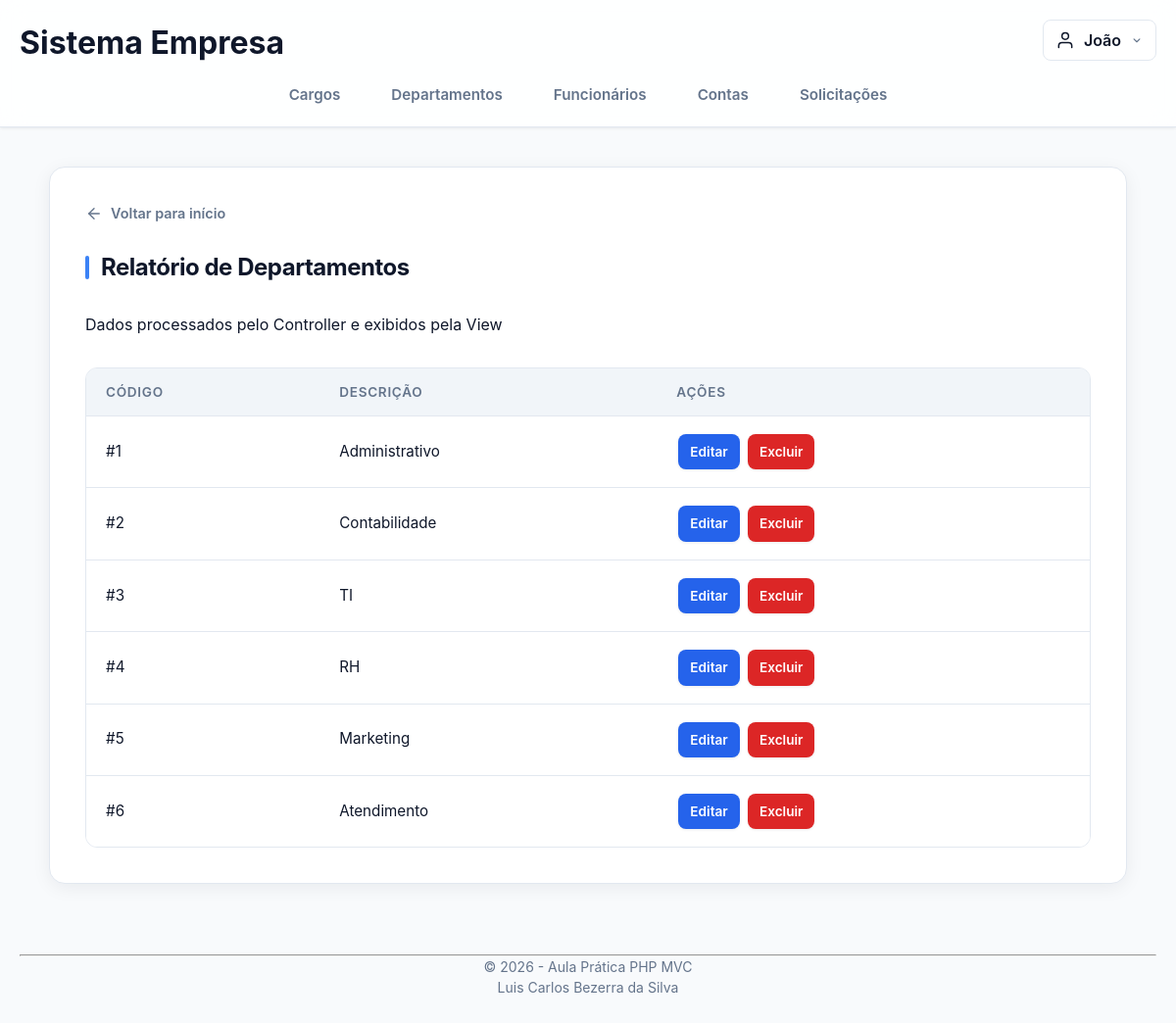
The app's page /index.php?action=listaDep (signed in) with its own data.
### tables this page shows
CREATE TABLE dboDepartamento (
    codDepartamento INT AUTO_INCREMENT PRIMARY KEY,
    nomeDepartamento VARCHAR(50) NOT NULL
);

### controller/depController.php (called while the page is built, shortened)
<?php
    require_once __DIR__ . '/../model/departamentoModel.php';
    class DepController {
        public function listar() {
            $model = new Departamento();
            $listaDepartamentos = $model->listarTodos();
            include __DIR__ . "/../view/depLista.php";
        }
    }
?>

### index.php (called while the page is built)
<?php
    require_once "controller/routes.php";
?>

### config/conexao.php (called while the page is built)
<?php
class Conexao
{
    public static function getConn()
    {
        $host = "127.0.0.1";
        $port = "3307";
        $dbname = "dboEmpresaMvc";
        $user = "root";
        $pass = "";
        try {
            $conexao = new PDO(
                "mysql:host=$host;port=$port;dbname=$dbname;charset=utf8",
                $user,
                $pass
            );
            $conexao->setAttribute(
                PDO::ATTR_ERRMODE,
                PDO::ERRMODE_EXCEPTION
            );
            return $conexao;
        } catch (PDOException $e) {
            die("Erro na conexão: " . $e->getMessage());
        }
    }
}

### model/departamentoModel.php (called while the page is built, shortened)
<?php
    require_once __DIR__ . '/../config/conexao.php';
    class Departamento {
        public function listarTodos() {
            $sql = "select * from dboDepartamento order by codDepartamento asc";
            $stmt = Conexao::getConn()->prepare($sql);
            $stmt->execute();
            return $stmt->fetchAll(PDO::FETCH_ASSOC);
        }
    }
?>

### view/depLista.php (the view, shortened to what this page needs)
<?php
    include __DIR__."/INCLUDE/cabecalho.php";
?>
    <h2>Relatório de Departamentos</h2>
    <p class="subtitulo">Dados processados pelo Controller e exibidos pela View</p>
    <table class="tabela-dados">
        <thead>
            <tr>
                <th>Código</th>
                <th>Descrição</th>
                <th>Ações</th>
            </tr>
        </thead>
        <tbody>
        <?php if (isset($listaDepartamentos) && count($listaDepartamentos) > 0): ?>
                <?php foreach($listaDepartamentos as $d): ?>
                <tr>
                    <td>#<?=$d['codDepartamento']?></td>
                    <td><?= htmlspecialchars($d['nomeDepartamento']) ?></td>
                    <td class="acoes-tabela">
                        <a class="btn-acao btn-editar" href="index.php?action=editarDep&id=<?=$d['codDepartamento']?>">Editar</a>
                        <a class="btn-acao btn-excluir" href="index.php?action=excluirDep&id=<?=$d['codDepartamento']?>" onclick="return confirmarExclusao(event, this.href, 'departamento');">Excluir</a>
                    </td>
                </tr>
                <?php endforeach; ?>
        <?php endif; ?>
        </tbody>
    </table>
<?php
    include __DIR__."/INCLUDE/rodape.php";
?>

### view/css/estilo.css (style rules this page uses)
:root { --bg-main: #f8fafc; --bg-surface: #ffffff; --bg-surface-hover: #f1f5f9; --border-color: #e2e8f0; --border-focus: #3b82f6; --primary: #3b82f6; --primary-hover: #2563eb; --text-main: #0f172a; --text-muted: #64748b; --radius-sm: 8px; --radius-md: 12px; --radius-lg: 16px; --shadow-sm: 0 1px 3px rgba(15, 23, 42, 0.08); --shadow-md: 0 4px 20px -2px rgba(15, 23, 42, 0.08); --shadow-glow: 0 0 0 3px rgba(59, 130, 246, 0.2); --transition-fast: 0.2s cubic-bezier(0.4, 0, 0.2, 1); }
* { margin: 0; padding: 0; box-sizing: border-box; }
body { font-family: 'Inter', system-ui, -apple-system, BlinkMacSystemFont, 'Segoe UI', Roboto, sans-serif; background-color: var(--bg-main); color: var(--text-main); min-height: 100vh; line-height: 1.5; -webkit-font-smoothing: antialiased; }
h2 { font-size: 1.5rem; font-weight: 700; color: var(--text-main); margin-bottom: 28px; letter-spacing: -0.02em; display: flex; align-items: center; gap: 12px; }
h2::before { content: ''; display: inline-block; width: 4px; height: 24px; background: var(--primary); border-radius: 4px; }
.tabela-dados { width: 100%; border-collapse: separate; border-spacing: 0; margin-top: 32px; border-radius: var(--radius-md); overflow: hidden; border: 1px solid var(--border-color); }
.acoes-tabela { white-space: nowrap; }
.btn-acao { display: inline-block; padding: 8px 12px; margin: 2px; border-radius: var(--radius-sm); color: #ffffff; text-decoration: none; font-size: 0.85rem; font-weight: 600; transition: var(--transition-fast); box-shadow: var(--shadow-sm); }
.btn-editar { background: #2563eb; }
.btn-excluir { background: #dc2626; }
.tabela-dados th { background: var(--bg-surface-hover); color: var(--text-muted); padding: 14px 20px; text-align: left; font-weight: 600; font-size: 0.85rem; text-transform: uppercase; letter-spacing: 0.05em; border-bottom: 1px solid var(--border-color); }
.tabela-dados td { padding: 16px 20px; border-bottom: 1px solid var(--border-color); color: var(--text-main); font-size: 0.95rem; vertical-align: middle; transition: var(--transition-fast); background: var(--bg-surface); }
.tabela-dados tr:last-child td { border-bottom: none; }

### records on screen
dbodepartamento: codDepartamento "1", nomeDepartamento "Administrativo"
dbodepartamento: codDepartamento "2", nomeDepartamento "Contabilidade"
dbodepartamento: codDepartamento "3", nomeDepartamento "TI"
dbodepartamento: codDepartamento "4", nomeDepartamento "RH"
dbodepartamento: codDepartamento "5", nomeDepartamento "Marketing"
dbodepartamento: codDepartamento "6", nomeDepartamento "Atendimento"

### other values on screen
$primeiroNome "João"
